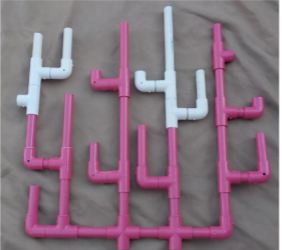
#> input picture deneme3/Reef1.png, 282 x 250 px
$ python deneme3.1.py
#> lines starting #> are read from the running program, lines starting #| are printed output that depends on the picture; after the words box and inside, x2 and y2 are one past the last pixel; in counts of white or black regions, pixels touching at a corner belong together
import matplotlib.pyplot as plt
import cv2
import numpy as np

img1 = cv2.imread("Reef1.png")
#> img1 is the input picture: shape (250, 282, 3); mean B, G, R 125.7, 113.2, 132.7
img2 = cv2.imread("Reef2.png")
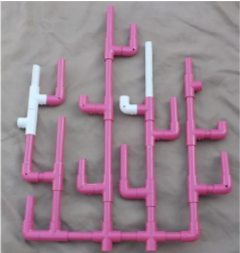
#> input picture deneme3/Reef2.png, 240 x 253 px
#> img2 is the input picture: shape (253, 240, 3); mean B, G, R 143.5, 131.1, 152.6
img_son = img2.copy()

img1rgb = cv2.cvtColor(img1, cv2.COLOR_BGR2RGB)
img2rgb = cv2.cvtColor(img2, cv2.COLOR_BGR2RGB)

gray1 = cv2.cvtColor(img1rgb, cv2.COLOR_BGR2GRAY)
gray2 = cv2.cvtColor(img2rgb, cv2.COLOR_BGR2GRAY)
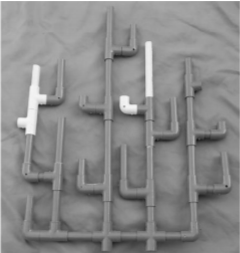
#> gray2: shape (253, 240); min 26, max 255, mean 137.3

orb = cv2.ORB_create(1000)

keypoints1, descriptors1 = orb.detectAndCompute(gray1, None)
#> keypoints1 = 373 keypoints; strongest (x, y, size): (42, 79, 31), (179, 120, 37.2), (178, 121, 31), (180, 121, 53.6)
keypoints2, descriptors2 = orb.detectAndCompute(gray2, None)
#> keypoints2 = 361 keypoints; strongest (x, y, size): (39, 105, 31), (40, 106, 37.2), (133, 106, 64.3), (122, 107, 92.6)

FLANN_INDEX_LSH = 6
index_params= dict(algorithm = FLANN_INDEX_LSH,
                   table_number = 6,
                   key_size = 12,
                   multi_probe_level = 1)

search_params=dict(checks=32)

matcher = cv2.FlannBasedMatcher(index_params, search_params)

matches = matcher.knnMatch(descriptors1, descriptors2, 2)
#> matches = 373 matches

goodMatches = []
for m,n in matches:
    if m.distance < 0.6*n.distance:
        goodMatches.append(m)
#> after the loop, goodMatches = 17 matches

fig = plt.figure(figsize=(50, 50))
imMatches = cv2.drawMatches(img1rgb, keypoints1, img2rgb, keypoints2, goodMatches, None, flags= 2)
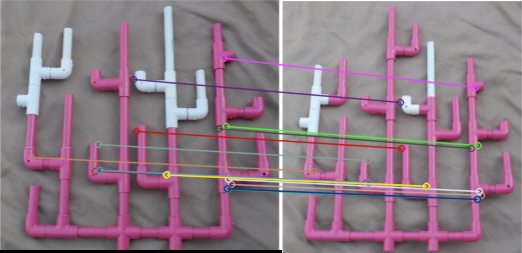
#> imMatches: shape (253, 522, 3); mean R, G, B 141, 121.5, 132.9

points1 = np.zeros((len(goodMatches), 2), dtype=np.float32)
#> points1 = 17 rows, first 8: [0, 0], [0, 0], [0, 0], [0, 0], [0, 0], [0, 0], [0, 0], [0, 0]
points2 = np.zeros((len(goodMatches), 2), dtype=np.float32)
#> points2 has the same summary as points1

for i, match in enumerate(goodMatches):
    points1[i, :] = keypoints1[match.queryIdx].pt
    points2[i, :] = keypoints2[match.trainIdx].pt
#> this loop made 17 passes
#> after the loop, points1 = 17 rows, first 8: [133, 79], [136, 131], [98, 144], [31, 157], [95, 171], [228, 179], [231, 184], [227, 189]; points2 = 17 rows, first 8: [118, 102], [119, 148], [85, 160], [31, 171], [83, 183], [197, 191], [199, 195], [195, 199]

h, mask = cv2.findHomography(points1, points2, cv2.RANSAC)
#> h = [[0.93, -0.00763, -1.48], [0.0456, 0.928, 26.65], [0.000206, 9.88e-05, 1]]; mask = 17 values, max 1 at index 0, min 0 at index 3, mean 0.941

print(points1)
#> (printed output is left out)
print(points2)
#> (printed output is left out)

height, width, channels = img2.shape
#> height = 253; width = 240; channels = 3
warped = cv2.warpPerspective(img1, h, (width, height))
warped_rgb = cv2.cvtColor(warped, cv2.COLOR_BGR2RGB)


# Show images
ax = fig.add_subplot(2, 2, 1)
ax.set_title('original first image')
plt.imshow(img1rgb)

ax = fig.add_subplot(2, 2, 2)
ax.set_title('Matched features')
plt.imshow(imMatches)

ax = fig.add_subplot(2, 2, 3)
ax.set_title('warped')
plt.imshow(warped_rgb)
plt.show()


########################################################################################

def bitwise_alma(img):
    hsv1 = cv2.cvtColor(img,cv2.COLOR_BGR2HSV)
    lower_pembe = np.array([105, 55, 66])
    upper_pembe = np.array([179, 255, 255])

    mask1 = cv2.inRange(hsv1, lower_pembe, upper_pembe)
    bitwise1 = cv2.bitwise_and(img, img, mask=mask1)


    lower_beyaz = np.array([90, 14, 178])
    upper_beyaz = np.array([137, 68, 255])

    hsv2 = cv2.cvtColor(img, cv2.COLOR_BGR2HSV)
    mask2 = cv2.inRange(hsv2, lower_beyaz, upper_beyaz)
    bitwise2 = cv2.bitwise_and(img, img, mask=mask2)

    top_bitwise =cv2.add(bitwise1,bitwise2)
    return top_bitwise

def mask_alma_beyaz(img):
    lower_beyaz = np.array([90, 14, 178])
    upper_beyaz = np.array([137, 68, 255])

    hsv2 = cv2.cvtColor(img, cv2.COLOR_BGR2HSV)
#> hsv2: shape (253, 240, 3); mean H, S, V 129.2, 34.7, 153.4
    mask2 = cv2.inRange(hsv2, lower_beyaz, upper_beyaz)
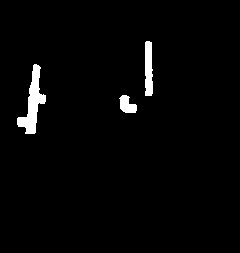
#> mask2: shape (253, 240); 2.3% white; 3 white regions, box (x1, y1, x2, y2) and area: (17, 64, 46, 134) 806, (145, 41, 153, 96) 394, (119, 95, 137, 113) 217
    return mask2

def mask_alma_pembe(img):
    lower_pembe = np.array([105, 55, 66])
    upper_pembe = np.array([179, 255, 255])

    hsv1 = cv2.cvtColor(img, cv2.COLOR_BGR2HSV)
    mask1 = cv2.inRange(hsv1, lower_pembe, upper_pembe)
    return mask1

########################################################################################

mask_beyaz_img2 = mask_alma_beyaz(img2)
#cv2.imshow("Beyaz Mask 2", mask_beyaz_img2)
mask_beyaz_wr = mask_alma_beyaz(warped)
#> in mask_alma_beyaz (call 2), `hsv2 = cv2.cvtColor(img, cv2.COLOR_BGR2HSV)`: hsv2: shape (253, 240, 3); mean H, S, V 119.7, 33.7, 116.7
#> in mask_alma_beyaz (call 2), `mask2 = cv2.inRange(hsv2, lower_beyaz, upper_beyaz)`: mask2: shape (253, 240); 4.7% white; 2 white regions, box (x1, y1, x2, y2) and area: (119, 38, 181, 146) 1563, (13, 54, 64, 132) 1291
#cv2.imshow("Beyaz Mask 1", mask_beyaz_it)

xor_beyaz = cv2.bitwise_xor(mask_beyaz_wr, mask_beyaz_img2)
#> xor_beyaz: shape (253, 240); 3.5% white; 14 white regions (10 under 20 px), largest, box (x1, y1, x2, y2) and area: (13, 54, 64, 134) 1027, (137, 91, 181, 146) 966, (146, 38, 153, 69) 44, (145, 42, 146, 76) 34
#cv2.imshow("Xor", xor)
xor_beyaz_blur = cv2.medianBlur(xor_beyaz,5)
#> xor_beyaz_blur: shape (253, 240); 3.2% white; 5 white regions (1 under 20 px)

contours_beyaz, hierarchy = cv2.findContours(xor_beyaz_blur, cv2.RETR_TREE, cv2.CHAIN_APPROX_SIMPLE)
#> contours_beyaz = 5 contours, 2 with area under 20; largest, box (x1, y1, x2, y2) and area: (137, 96, 181, 146) 848, (31, 55, 64, 134) 555, (13, 58, 37, 122) 220

hull_beyaz = []

fark_beyaz = np.zeros((xor_beyaz.shape[0], xor_beyaz.shape[1], 3), np.uint8)

for i in range(len(contours_beyaz)):
    area_beyaz =cv2.contourArea(contours_beyaz[i])
    if area_beyaz > 100:

        (x,y,w,h) = cv2.boundingRect(contours_beyaz[i])
        cv2.rectangle(img_son,(x-5,y-5),(x+w+5,y+h+5),(0,255,0),1)
        hull_beyaz.append(cv2.convexHull(contours_beyaz[i], False))
    else:
        pass
#> this loop made 5 passes
#> (area_beyaz, x, y, w, h) on passes 2 to 4: (848.5, 137, 96, 44, 50), (220.5, 13, 58, 24, 64), (555, 31, 55, 33, 79)
#> after the loop, hull_beyaz = 3 contours; box (x1, y1, x2, y2) and area: (137, 96, 181, 146) 1712, (31, 55, 64, 134) 1534, (13, 58, 37, 122) 620


for i in range(len(contours_beyaz)):
    cv2.drawContours(fark_beyaz, contours_beyaz, i, (255, 255, 255), 1, 8)
#> this loop made 5 passes
#> fark_beyaz: shape (253, 240, 3); 1% white in thin lines or dots, all inside (x1, y1, x2, y2) = (13, 39, 181, 146)
for i in range(len(hull_beyaz)):
    cv2.drawContours(fark_beyaz, hull_beyaz, i, (0, 255, 0), 1, 8)
#> this loop made 3 passes
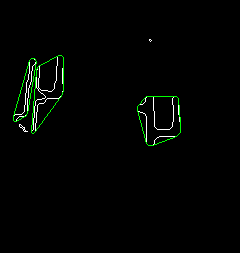
#> fark_beyaz: shape (253, 240, 3); mean of channels 0, 1, 2 2.1, 4, 2.1; drawn as B, G, R


#################################################################################

mask_pembe_img2 = mask_alma_pembe(img2)
#> in mask_alma_pembe, `mask1 = cv2.inRange(hsv1, lower_pembe, upper_pembe)`: mask1: shape (253, 240); 24.8% white; 2 white regions, box (x1, y1, x2, y2) and area: (21, 5, 233, 253) 14555, (46, 59, 66, 107) 522
#cv2.imshow("Pembe Mask 2",mask_pembe_img2)
mask_pembe_wr = mask_alma_pembe(warped)
#> in mask_alma_pembe (call 2), `mask1 = cv2.inRange(hsv1, lower_pembe, upper_pembe)`: mask1: shape (253, 240); 20.8% white; 1 white region, box (x1, y1, x2, y2) and area: (18, 51, 233, 252) 12619
#cv2.imshow("Pembe Mask 1",mask_pembe_it)

xor_pembe = cv2.bitwise_xor(mask_pembe_wr, mask_pembe_img2)
#> xor_pembe: shape (253, 240); 7.9% white; 158 white regions (138 under 20 px), largest, box (x1, y1, x2, y2) and area: (137, 97, 182, 148) 1295, (104, 5, 139, 94) 925, (46, 59, 66, 107) 522
#cv2.imshow("Xor", xor)
xor_pembe_blur = cv2.medianBlur(xor_pembe,5)
#> xor_pembe_blur: shape (253, 240); 5.2% white; 20 white regions (11 under 20 px)

contours_pembe, hierarchy2 = cv2.findContours(xor_pembe_blur, cv2.RETR_TREE, cv2.CHAIN_APPROX_SIMPLE)
#> contours_pembe = 20 contours, 14 with area under 20; largest, box (x1, y1, x2, y2) and area: (137, 97, 182, 147) 1180, (104, 6, 139, 58) 781, (46, 59, 66, 107) 460, (18, 132, 35, 176) 126, (190, 55, 199, 80) 60, (19, 223, 24, 240) 28

hull_pembe = []

fark_pembe = np.zeros((xor_pembe.shape[0], xor_pembe.shape[1], 3), np.uint8)

for i in range(len(contours_pembe)):
    area_pembe =cv2.contourArea(contours_pembe[i])
    if area_pembe > 100:

        (x, y, w, h) = cv2.boundingRect(contours_pembe[i])
        cv2.rectangle(img_son,(x-5,y-5),(x+w+5,y+h+5),(0,0,255),1)
        hull_pembe.append(cv2.convexHull(contours_pembe[i], False))
    else:
        pass
#> this loop made 20 passes
#> (area_pembe, x, y, w, h) on passes 9, 12, 18, 20: (126, 18, 132, 17, 44), (1180, 137, 97, 45, 50), (460.5, 46, 59, 20, 48), (781, 104, 6, 35, 52)
#> area_pembe on passes 4, 19: 28, 60
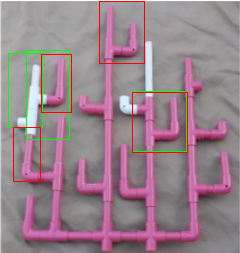
#> img_son: shape (253, 240, 3); mean B, G, R 140.1, 130.4, 152.3
#> after the loop, hull_pembe = 4 contours; box (x1, y1, x2, y2) and area: (137, 97, 182, 147) 1814, (104, 6, 139, 58) 1370, (46, 59, 66, 107) 597, (18, 132, 35, 176) 370


for i in range(len(contours_pembe)):
    cv2.drawContours(fark_pembe, contours_pembe, i, (255, 255, 255), 1, 8)
#> this loop made 20 passes
#> fark_pembe: shape (253, 240, 3); 1.4% white in thin lines or dots, all inside (x1, y1, x2, y2) = (18, 6, 206, 253)
for i in range(len(hull_pembe)):
    cv2.drawContours(fark_pembe, hull_pembe, i, (0, 255, 0), 1, 8)
#> this loop made 4 passes
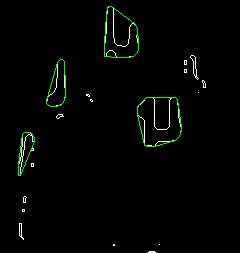
#> fark_pembe: shape (253, 240, 3); mean of channels 0, 1, 2 2.6, 4.6, 2.6; drawn as B, G, R


#################################################################################

cv2.imshow("img_son",img_son)
cv2.waitKey(0)
cv2.destroyAllWindows()
